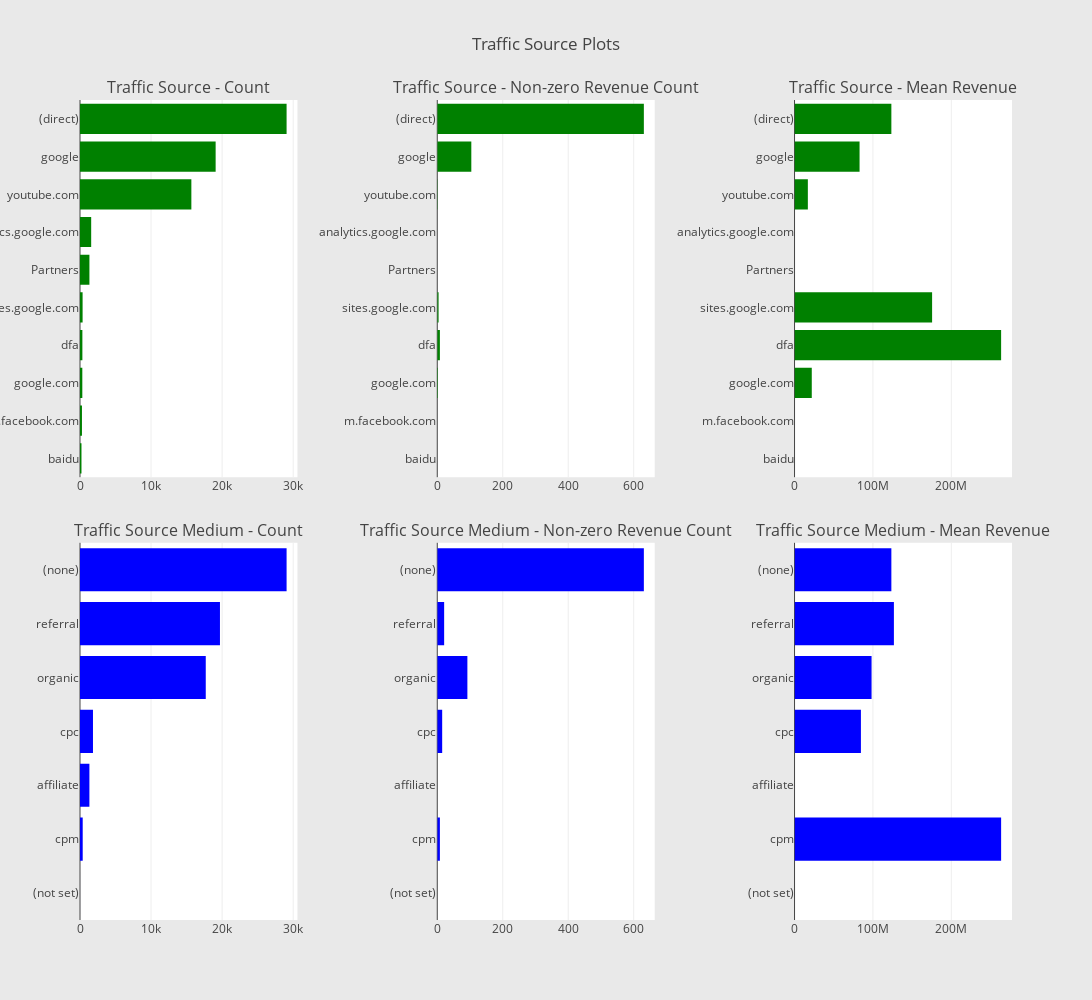

The notebook cell this image was saved under:
### Code cell
cnt_srs = df_train.groupby('source')['transactionRevenue'].agg(['size', 'count', 'mean'])
cnt_srs.columns = ["count", "count of non-zero revenue", "mean"]
cnt_srs = cnt_srs.sort_values(by="count", ascending=False)
trace1 = horizontal_bar_chart(cnt_srs["count"].head(10), 'green')
trace2 = horizontal_bar_chart(cnt_srs["count of non-zero revenue"].head(10), 'green')
trace3 = horizontal_bar_chart(cnt_srs["mean"].head(10), 'green')

# Sub-continent
cnt_srs = df_train.groupby('medium')['transactionRevenue'].agg(['size', 'count', 'mean'])
cnt_srs.columns = ["count", "count of non-zero revenue", "mean"]
cnt_srs = cnt_srs.sort_values(by="count", ascending=False)
trace4 = horizontal_bar_chart(cnt_srs["count"], 'blue')
trace5 = horizontal_bar_chart(cnt_srs["count of non-zero revenue"], 'blue')
trace6 = horizontal_bar_chart(cnt_srs["mean"], 'blue')

# Creating two subplots
fig = tools.make_subplots(rows=2, cols=3, vertical_spacing=0.08, horizontal_spacing=0.15, 
                          subplot_titles=["Traffic Source - Count", "Traffic Source - Non-zero Revenue Count", "Traffic Source - Mean Revenue",
                                          "Traffic Source Medium - Count",  "Traffic Source Medium - Non-zero Revenue Count", "Traffic Source Medium - Mean Revenue"
                                          ])

fig.append_trace(trace1, 1, 1)
fig.append_trace(trace2, 1, 2)
fig.append_trace(trace3, 1, 3)
fig.append_trace(trace4, 2, 1)
fig.append_trace(trace5, 2, 2)
fig.append_trace(trace6, 2, 3)

fig['layout'].update(height=1000, width=1200, paper_bgcolor='rgb(233,233,233)', title="Traffic Source Plots")
py.iplot(fig)

### Figure 1 — Plotly figure (JSON) as saved in the notebook; plotly's stock layout.template omitted (floating-point values rounded to 4 significant figures)
{"data": [{"marker": {"color": "green"}, "orientation": "h", "showlegend": false, "x": [207, 276, 327, 335, 366, 1325, 1573, 15671, 19088, 29073], "y": ["baidu", "m.facebook.com", "google.com", "dfa", "sites.google.com", "Partners", "analytics.google.com", "youtube.com", "google", "(direct)"], "type": "bar", "uid": "b2e5aac3-dc38-4ac3-9b6e-94bffc61fba2", "xaxis": "x", "yaxis": "y"}, {"marker": {"color": "green"}, "orientation": "h", "showlegend": false, "x": [0, 0, 2, 8, 4, 0, 0, 1, 104, 631], "y": ["baidu", "m.facebook.com", "google.com", "dfa", "sites.google.com", "Partners", "analytics.google.com", "youtube.com", "google", "(direct)"], "type": "bar", "uid": "4b87538f-5e45-4d4d-a168-8d141b8c15c4", "xaxis": "x2", "yaxis": "y2"}, {"marker": {"color": "green"}, "orientation": "h", "showlegend": false, "x": [null, null, 21990000, 263563750, 175505000, null, null, 16990000, 82960000.0, 123500000.0], "y": ["baidu", "m.facebook.com", "google.com", "dfa", "sites.google.com", "Partners", "analytics.google.com", "youtube.com", "google", "(direct)"], "type": "bar", "uid": "1a7b3601-f86b-461e-b173-59a185aa1a07", "xaxis": "x3", "yaxis": "y3"}, {"marker": {"color": "blue"}, "orientation": "h", "showlegend": false, "x": [2, 382, 1323, 1826, 17698, 19696, 29073], "y": ["(not set)", "cpm", "affiliate", "cpc", "organic", "referral", "(none)"], "type": "bar", "uid": "edb7aa50-6c3d-4f53-aeb7-d625e3950988", "xaxis": "x4", "yaxis": "y4"}, {"marker": {"color": "blue"}, "orientation": "h", "showlegend": false, "x": [0, 8, 0, 15, 92, 21, 631], "y": ["(not set)", "cpm", "affiliate", "cpc", "organic", "referral", "(none)"], "type": "bar", "uid": "ea447244-1929-4bbe-bfec-506cc1b86c07", "xaxis": "x5", "yaxis": "y5"}, {"marker": {"color": "blue"}, "orientation": "h", "showlegend": false, "x": [null, 263563750, null, 84700000, 98270000.0, 126800000.0, 123500000.0], "y": ["(not set)", "cpm", "affiliate", "cpc", "organic", "referral", "(none)"], "type": "bar", "uid": "91f56f9e-4883-4f8b-8fee-d801bdbd8561", "xaxis": "x6", "yaxis": "y6"}], "layout": {"annotations": [{"font": {"size": 16}, "showarrow": false, "text": "Traffic Source - Count", "x": 0.1167, "xanchor": "center", "xref": "paper", "y": 1, "yanchor": "bottom", "yref": "paper"}, {"font": {"size": 16}, "showarrow": false, "text": "Traffic Source - Non-zero Revenue Count", "x": 0.5, "xanchor": "center", "xref": "paper", "y": 1, "yanchor": "bottom", "yref": "paper"}, {"font": {"size": 16}, "showarrow": false, "text": "Traffic Source - Mean Revenue", "x": 0.8833, "xanchor": "center", "xref": "paper", "y": 1, "yanchor": "bottom", "yref": "paper"}, {"font": {"size": 16}, "showarrow": false, "text": "Traffic Source Medium - Count", "x": 0.1167, "xanchor": "center", "xref": "paper", "y": 0.46, "yanchor": "bottom", "yref": "paper"}, {"font": {"size": 16}, "showarrow": false, "text": "Traffic Source Medium - Non-zero Revenue Count", "x": 0.5, "xanchor": "center", "xref": "paper", "y": 0.46, "yanchor": "bottom", "yref": "paper"}, {"font": {"size": 16}, "showarrow": false, "text": "Traffic Source Medium - Mean Revenue", "x": 0.8833, "xanchor": "center", "xref": "paper", "y": 0.46, "yanchor": "bottom", "yref": "paper"}], "xaxis": {"anchor": "y", "domain": [0, 0.2333]}, "yaxis": {"anchor": "x", "domain": [0.54, 1]}, "xaxis2": {"anchor": "y2", "domain": [0.3833, 0.6167]}, "yaxis2": {"anchor": "x2", "domain": [0.54, 1]}, "xaxis3": {"anchor": "y3", "domain": [0.7667, 1.0]}, "yaxis3": {"anchor": "x3", "domain": [0.54, 1]}, "xaxis4": {"anchor": "y4", "domain": [0, 0.2333]}, "yaxis4": {"anchor": "x4", "domain": [0, 0.46]}, "xaxis5": {"anchor": "y5", "domain": [0.3833, 0.6167]}, "yaxis5": {"anchor": "x5", "domain": [0, 0.46]}, "xaxis6": {"anchor": "y6", "domain": [0.7667, 1.0]}, "yaxis6": {"anchor": "x6", "domain": [0, 0.46]}, "height": 1000, "width": 1200, "paper_bgcolor": "rgb(233,233,233)", "title": "Traffic Source Plots"}}
